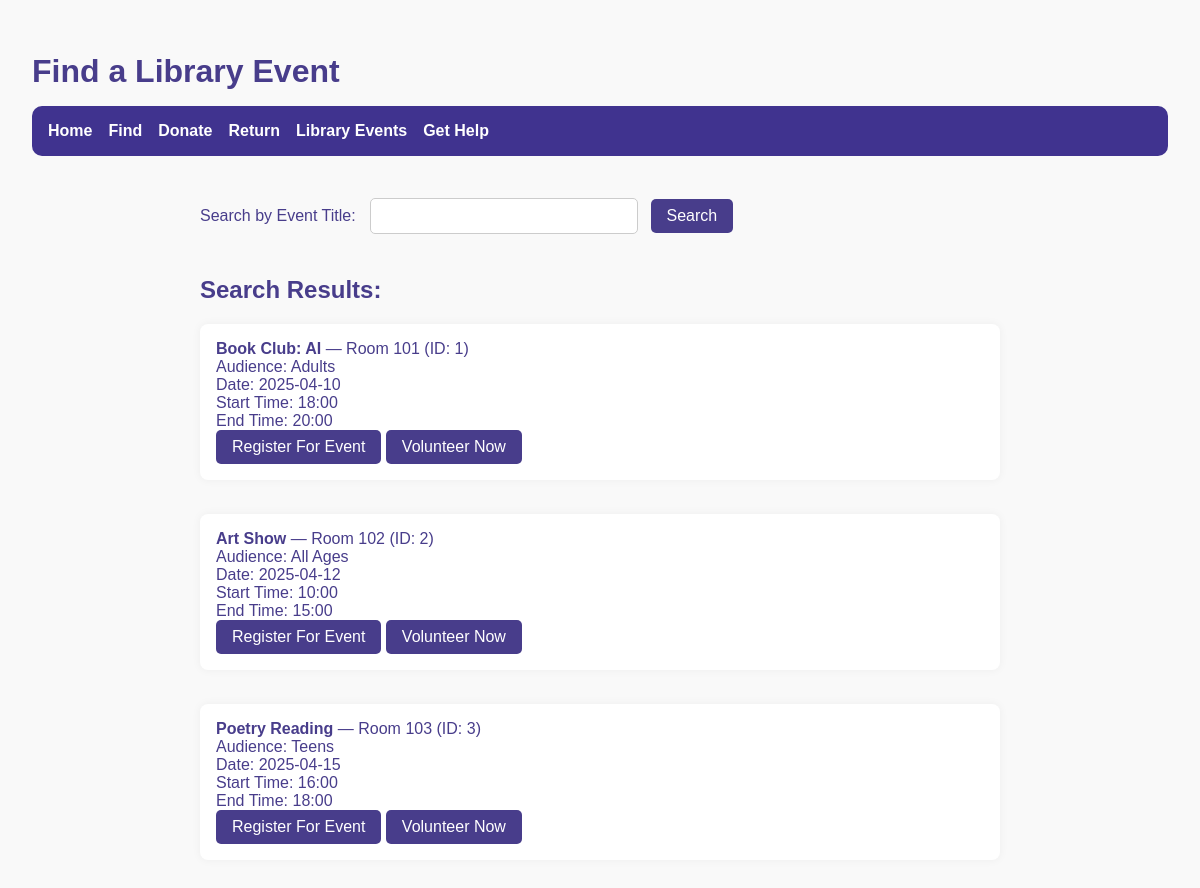
The page /findEvent on the database as committed earlier.
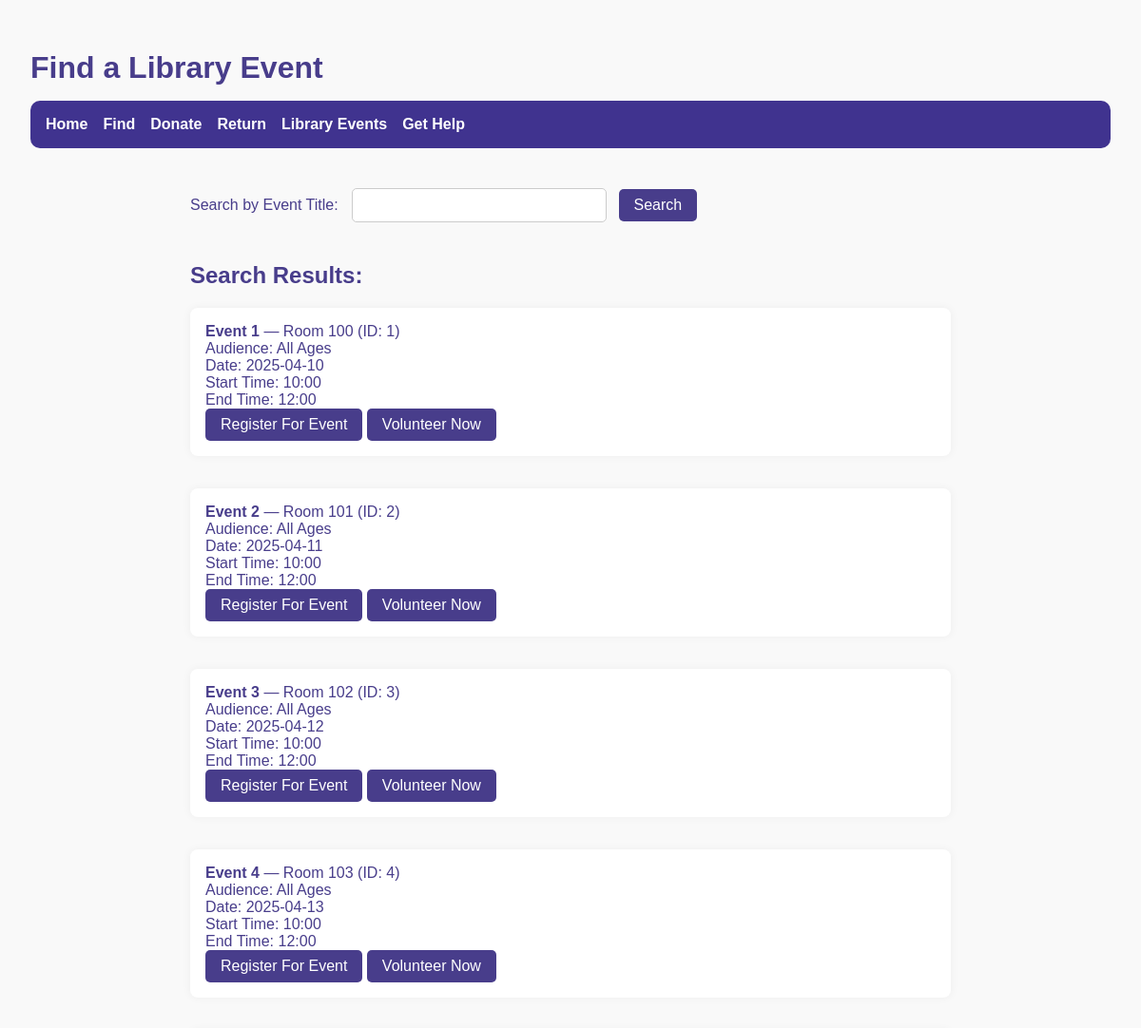
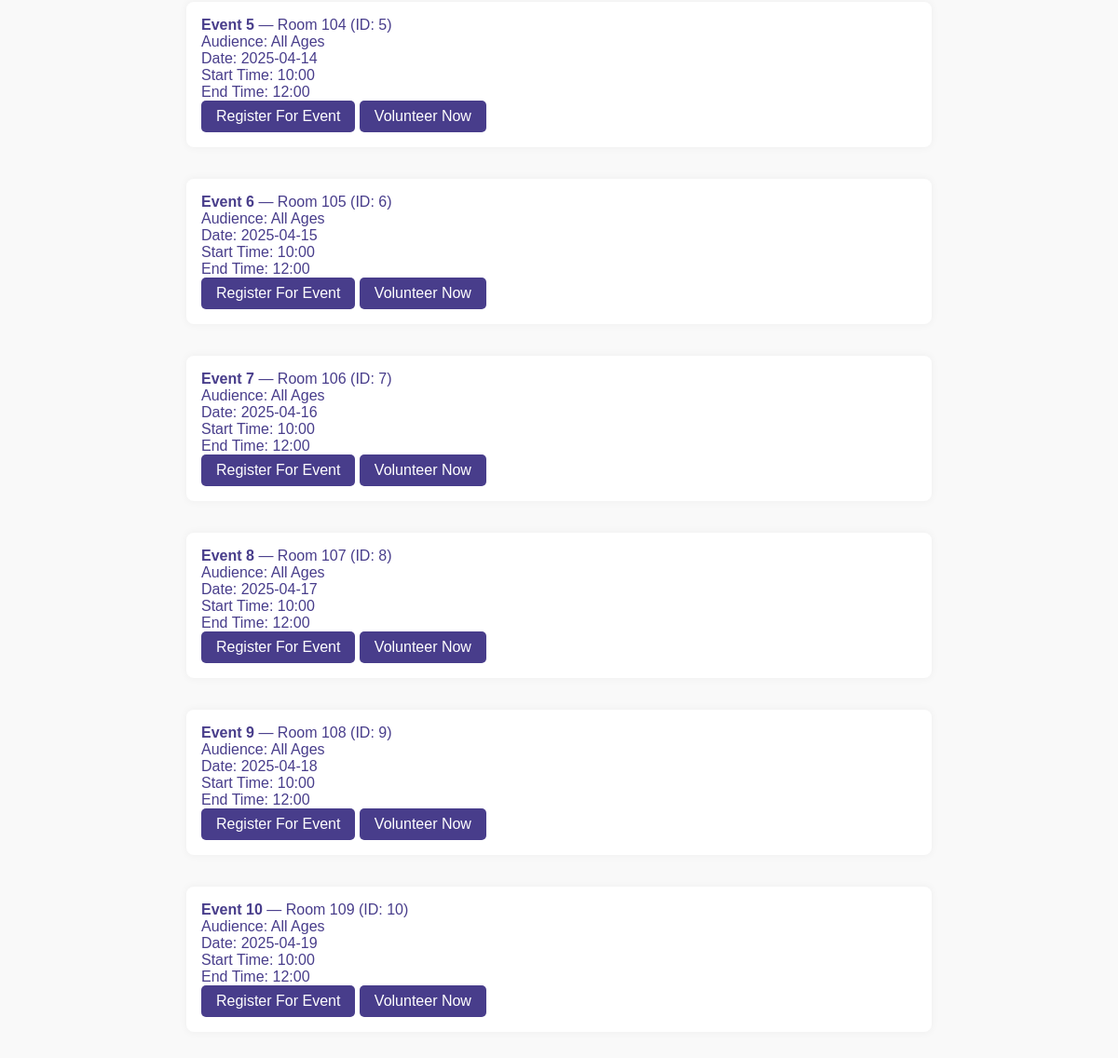
The same page on the database as committed later (2 pictures, top to bottom).
### tables this page shows
CREATE TABLE LibraryEvents (
        event_id INTEGER PRIMARY KEY,
        location TEXT,
        title TEXT,
        audience TEXT,
        date TEXT,
        start_time TEXT,
        end_time TEXT
    );

### modules/routes.py (the view)
    @app.route('/findEvent', methods=['GET', 'POST'])
    def find_event():
        search_query = ''
        conn = sqlite3.connect('library.db')
        cur = conn.cursor()
        if request.method == 'POST':
            search_query = request.form['title']
        query = ('''
            SELECT *
            FROM LibraryEvents le
        ''')
        params = ()
        if search_query:
            query += ' WHERE le.title LIKE ?'
            params = (f'%{search_query}%',)
        cur.execute(query, params)
        eventResults = cur.fetchall()
        conn.close()
        return render_template('findEvent.html', eventResults=eventResults,search_query=search_query, message=request.args.get('message'))

### templates/findEvent.html (shortened to what this page needs)
{% extends 'base.html' %}
{% block head %}
    <h1>Find a Library Event</h1>
{% endblock %}
{% block body %}
    <form method="POST">
        <label for="title">Search by Event Title:</label>
        <input type="text" id="title" name="title" required>
        <button type="submit">Search</button>
    </form>
    {% if eventResults %}
        <h2>Search Results:</h2>
        <ul>
            {% for item in eventResults %}
                <li>
                    <strong>{{ item[2] }}</strong> — {{ item[1] }} (ID: {{ item[0] }})<br>
                    {% if item[3] %}
                        Audience: {{ item[3] }}<br>
                        Date: {{ item[4] }}<br>
                        Start Time: {{ item[5] }}<br>
                        End Time: {{ item[6] }}<br>
                        <button onclick="openForm('register-modal{{ item[0] }}')">Register For Event</button>
                        <button onclick="openForm('volunteer-modal{{ item[0] }}')">Volunteer Now</button>
                    {% endif %}
                </li><br>
            {% endfor %}
        </ul>
    {% elif request.method == 'POST' %}
        <p>No results found.</p>
    {% endif %}
{% endblock %}

### templates/base.html (shortened to what this page needs)
<!DOCTYPE html>
<html lang="en">
<head>
    <link rel="stylesheet" href="{{ url_for('static', filename='style.css') }}">
    {% block head %}{% endblock %}
</head>
<body>
    {% if request.path not in ['/', '/register'] %}
        <nav class="navbar">
            <a href="{{ url_for('index') }}">Home</a>
            <a href="{{ url_for('find_item') }}">Find</a>
            <a href="{{ url_for('donate_item') }}">Donate</a>
            <a href="{{ url_for('return_item') }}">Return</a>
            <a href="{{ url_for('find_event') }}">Library Events</a>
            <a href="{{ url_for('ask_librarian') }}">Get Help</a>
        </nav>
    {% endif %}
    <main>
        {% block body %}{% endblock %}
    </main>
</body>
</html>

### static/style.css (style rules this page uses)
body { margin: 0; font-family: sans-serif; color: darkslateblue; background-color: #f9f9f9; padding: 2rem; }
h1 { color: darkslateblue; margin-bottom: 1rem; }
form { margin-bottom: 2rem; }
input[type="text"] { padding: 0.5rem; font-size: 1rem; width: 250px; margin-right: 0.5rem; border: 1px solid #ccc; border-radius: 5px; }
button { padding: 0.5rem 1rem; font-size: 1rem; background-color: darkslateblue; color: white; border: none; border-radius: 5px; cursor: pointer; }
ul { list-style: none; padding: 0; }
li { background: white; padding: 1rem; margin-bottom: 1rem; border-radius: 8px; box-shadow: 0 0 10px rgba(0,0,0,0.05); }
input, #openEventForm { margin: 10px; padding: 8px; width: 80%; }
.navbar { background-color: #40338f; padding: 1rem; margin-bottom: 2rem; border-radius: 10px; display: flex; gap: 1rem; }
.navbar a { color: white; text-decoration: none; font-weight: bold; transition: color 0.3s; }
main { max-width: 800px; margin: auto; }

Rows that differ between the two databases and show on the page:
changed LibraryEvents id 1: title "Book Club: AI" → "Event 1"; location "Room 101" → "Room 100"; audience "Adults" → "All Ages"; start_time "18:00" → "10:00"; end_time "20:00" → "12:00"
changed LibraryEvents id 2: title "Art Show" → "Event 2"; location "Room 102" → "Room 101"; date "2025-04-12" → "2025-04-11"; end_time "15:00" → "12:00"
changed LibraryEvents id 3: title "Poetry Reading" → "Event 3"; location "Room 103" → "Room 102"; audience "Teens" → "All Ages"; date "2025-04-15" → "2025-04-12"; start_time "16:00" → "10:00"; end_time "18:00" → "12:00"
added LibraryEvents: title "Event 4", location "Room 103", event_id "4", audience "All Ages", date "2025-04-13", start_time "10:00", end_time "12:00"
added LibraryEvents: title "Event 5", location "Room 104", event_id "5", audience "All Ages", date "2025-04-14", start_time "10:00", end_time "12:00"
added LibraryEvents: title "Event 6", location "Room 105", event_id "6", audience "All Ages", date "2025-04-15", start_time "10:00", end_time "12:00"
added LibraryEvents: title "Event 7", location "Room 106", event_id "7", audience "All Ages", date "2025-04-16", start_time "10:00", end_time "12:00"
added LibraryEvents: title "Event 8", location "Room 107", event_id "8", audience "All Ages", date "2025-04-17", start_time "10:00", end_time "12:00"
added LibraryEvents: title "Event 9", location "Room 108", event_id "9", audience "All Ages", date "2025-04-18", start_time "10:00", end_time "12:00"
added LibraryEvents: title "Event 10", location "Room 109", event_id "10", audience "All Ages", date "2025-04-19", start_time "10:00", end_time "12:00"
